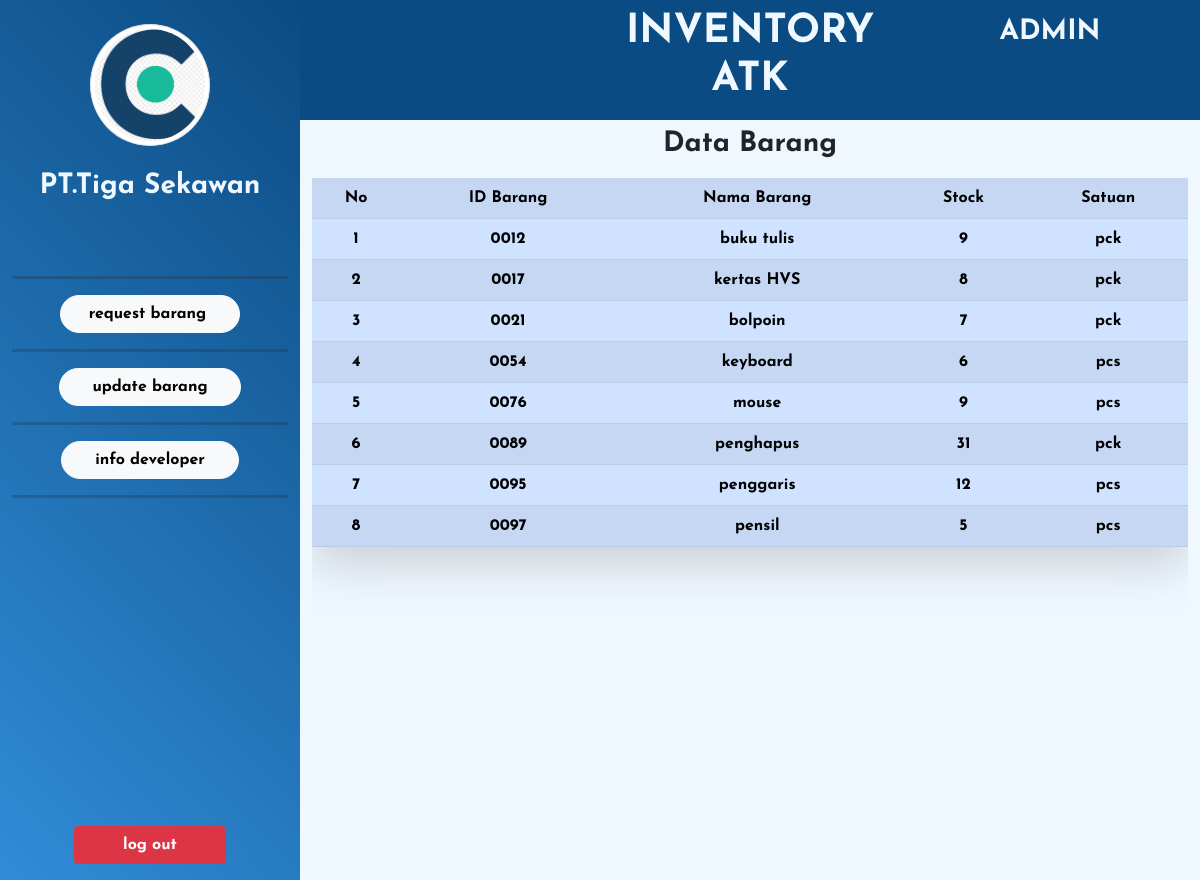
The page /data_barang.php on the database its author committed.
### tables this page shows
CREATE TABLE `data_barang` (
  `id_barang` varchar(15) NOT NULL,
  `nama_barang` text NOT NULL,
  `stock` int(10) NOT NULL,
  `satuan` varchar(10) NOT NULL,
  `divisi` varchar(15) NOT NULL
);

### data_barang.php (the view, shortened to what this page needs)
<!doctype html>
<html lang="en">
  <head>
    <link rel="stylesheet" href="permintaan_barang.html">
    <link rel="stylesheet" type="text/css" href="css2/util.css">
	<link rel="stylesheet" type="text/css" href="css2/main.css">
    <link rel="stylesheet" type="text/css" href="font/fontawesome-free-6.0.0-beta2-web/css/fontawesome.css">
    <link rel="stylesheet" type="text/css" href="font/fontawesome-free-6.0.0-beta2-web/css/brands.css">
    <link rel="stylesheet" type="text/css" href="font/fontawesome-free-6.0.0-beta2-web/css/solid.css">
    <link rel="stylesheet" href="css/bootstrap.css">
  </head>
  <body>
    <div class="container-fluid">
        <div class="row bg-info">
            <div class="col-3 text-center position-relative" style="background-image:linear-gradient(45deg,rgb(49, 140, 214),rgb(11, 75, 131));">
                 <span><img src="img/logo.jpg" alt="logo" width="120px" height="120px" class="img img-thumbnail rounded-circle mt-4"></span><br><br>
                 <h3 class="fw-bold" style="color: aliceblue;">PT.Tiga Sekawan</h3><br><br>
                 <hr size="5">
                 <form action="">
                 <input type="button" value="   request barang    " onclick="window.location.href='permintaan_Barang.php'"  class=" btn btn-light rounded-pill">
                 <hr size="5">
                 <input type="button" value="    update barang    " onclick="window.location.href='update_barang.php'"  class="  btn btn-light rounded-pill">
                 <hr size="5">
                 <input type="button" value="    info developer    " class=" btn btn-light rounded-pill">
                </form>
                 <hr size="5">
                 <br><br><br><br><br><br><br><br><br><br><br><br><br>
                 <button class="btn btn-danger px-5 mb-3" >
                  log out</button>
            </div>
            <div class="col-9" style="background-color: aliceblue;">
                    <div class="row py-2" style="background-color:  rgb(11, 75, 131);">
                        <div class="col-4 offset-4 text-center" style="color: aliceblue;">
                            <h1>INVENTORY AT<span class="">K</span></h1>
                        </div>
                        <div class="col-4 text-center pt-2" style="color: aliceblue;">
                          <h3>ADMIN</h3>
                        </div>
                      </div>
                            <h3  class="fw-bold my-2 text-center mb-3">Data Barang</h3>
                            <div class="overflow-auto" style="height: 500px;">
                          <table class="table shadow-lg table-hover table-striped table-primary text-center">
                            <tr>
                              <th>No</th>
                              <th>ID Barang</th>
                              <th>Nama Barang</th>
                              <th>Stock</th>
                              <th>Satuan</th>
                            <?php
                                $no=1;
                                $ambildata = mysqli_query($koneksi,"select * from data_barang");
                                while ($tampil=mysqli_fetch_array($ambildata)){
                                  echo "<tr>
                                    <td>$no</td>
                                    <td>$tampil[id_barang]</td>
                                    <td>$tampil[nama_barang]</td>
                                    <td>$tampil[stock]</td>
                                    <td>$tampil[satuan]</td>
                                  </tr>";
                                  $no++;
                                }
                            ?>
                          </table>
                        </div>
                        </div>
            </div>
        </div>
  </body>
</html>

### css2/main.css (style rules this page uses)
* { margin: 0px; padding: 0px; box-sizing: border-box; }
body, html { height: 100%; font-family: Poppins-Regular, sans-serif; }
h1,h2,h3,h4,h5,h6 { margin: 0px; }
input { outline: none; border: none; }
button { outline: none !important; border: none; background: transparent; }

### data_barang.php (style rules this page uses)
* { font-family: 'josefin',sans-serif; }
tr td { font-weight:500; }

### rows shown on the page
data_barang: id_barang "0012", nama_barang "buku tulis", stock "9", satuan "pck"
data_barang: id_barang "0017", nama_barang "kertas HVS", stock "8", satuan "pck"
data_barang: id_barang "0021", nama_barang "bolpoin", stock "7", satuan "pck"
data_barang: id_barang "0054", nama_barang "keyboard", stock "6", satuan "pcs"
data_barang: id_barang "0076", nama_barang "mouse", stock "9", satuan "pcs"
data_barang: id_barang "0089", nama_barang "penghapus", stock "31", satuan "pck"
data_barang: id_barang "0095", nama_barang "penggaris", stock "12", satuan "pcs"
data_barang: id_barang "0097", nama_barang "pensil", stock "5", satuan "pcs"
